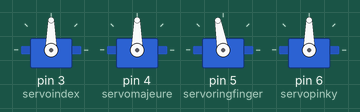
Recording of a sketch running on a simulated Arduino Uno, built with avr-gcc and run on an emulated ATmega328P. On the bench: 4 × servo.

Above: at 0.05 s.
At 0.85 s:
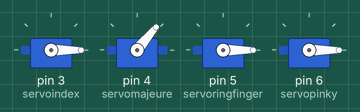
At 1.2 s:
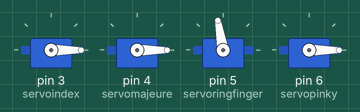
At 2.4 s:
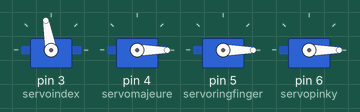
Timing chart, 0 to 3.0 s (numbered marks = the images above):
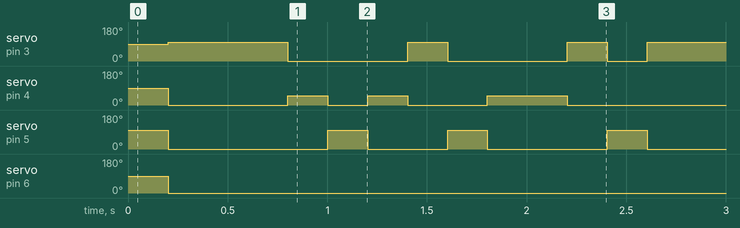

The sketch:

PianoV1.ino
```cpp
#include <Servo.h>
#define Servo_PWM 6

Servo MG995_Servo;
Servo servoindex;          // Define index servo
Servo servomajeure;
Servo servoringfinger;
Servo servopinky;


void setup() {
  servoindex.attach(3);
  servomajeure.attach(4);
  servoringfinger.attach(5);
  servopinky.attach(6);


}

void loop() {            // Loop through motion tests
  piano();            // Uncomment to use this


}
void Fermer() {
  servoindex.write(0);
  servomajeure.write(0);
 servoringfinger.write(0);
 servopinky.write(0);

}
void LeverIndex(){
  servoindex.write(100);
  delay(200);
}
void LeverMajeur(){
  servomajeure.write(50);
  delay(200);
}
void LeverRingFinger(){
  servoringfinger.write(100);
  delay(200);
}

void LeverPinky(){
  servopinky.write(100);
  delay(200);
}
void piano() {
  LeverRingFinger();
  Fermer();
  LeverIndex();
  Fermer();
  LeverIndex();
  Fermer();
  LeverIndex();
  Fermer();
  LeverMajeur();
  Fermer();
  LeverRingFinger();
  Fermer();
  LeverMajeur();
  Fermer();
  LeverIndex();
  Fermer();
  LeverRingFinger();
  Fermer();
  LeverMajeur();
  Fermer();
  LeverMajeur();
  Fermer();
  LeverIndex();
  Fermer();

  /*servoindex.write(0);
  servomajeure.write(0);
  servoringfinger.write(0);
  servopinky.write(0);
  delay(500);
  servoindex.write(100);
  delay(500);
  servoindex.write(0);
  servoindex.write(100);
  delay(500);
  servoindex.write(0);
  servoindex.write(100);
  delay(500);
  servoindex.write(0);
  servomajeure.write(50);
  delay(500);
  servomajeure.write(0);
  servoringfinger.write(100);
  delay(500);
  servoringfinger.write(0);
  servomajeure.write(50);
  delay(500);
  servomajeure.write(0);
  servoindex.write(100);
  delay(500);
  servoindex.write(0);
  servoringfinger.write(100);
  delay(500);
  servoringfinger.write(0);
  servomajeure.write(50);
  delay(500);
  servomajeure.write(0);
  servomajeure.write(50);
  delay(500);
  servomajeure.write(0);
  servoindex.write(100);
  delay(500);
  servoindex.write(0);*/
}
```

Measured:
- by itself, servo on pin 3 (servoindex): repeats every 2.4 s: 2 × (0° 0.60 s, 100° 0.20 s), 0° 0.20 s, 100° 0.60 s
- by itself, servo on pin 4 (servomajeure): repeats every 2.4 s: 50° 0.20 s, 0° 0.20 s, 50° 0.20 s, 0° 0.40 s, 50° 0.40 s, 0° 1.0 s
- by itself, servo on pin 5 (servoringfinger): repeats every 2.4 s: 100° 0.20 s, 0° 0.40 s, 100° 0.20 s, 0° 0.60 s, 100° 0.20 s, 0° 0.80 s
- by itself, servo on pin 6 (servopinky): 90° → 0° at 0.20 s
